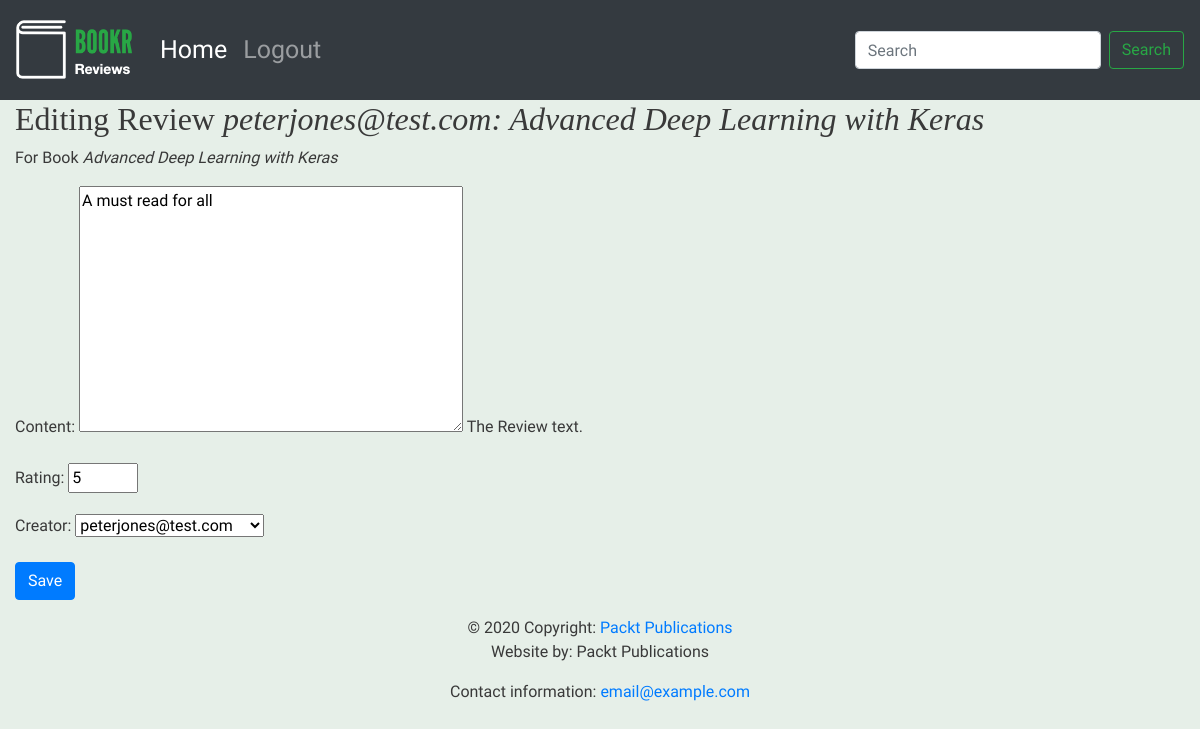
Page /book/1/reviews/1/ on the committed database.
### reviews/models.py (models this page shows)
class Review(models.Model):
    content = models.TextField(help_text="The Review text.")
    rating = models.IntegerField(help_text="The rating the reviewer has given.")
    date_created = models.DateTimeField(auto_now_add=True, help_text="The date and time the review was created.")
    date_edited = models.DateTimeField(null=True, help_text="The date and time the review was last edited.")
    creator = models.ForeignKey(auth.get_user_model(), on_delete=models.CASCADE)
    book = models.ForeignKey(Book, on_delete=models.CASCADE, help_text="The Book that this review is for.")
    def __str__(self):
        return f'{self.creator}: {self.book}'

class Book(models.Model):
    title = models.CharField(max_length=70, help_text="The title of the book.")
    publication_date = models.DateField(verbose_name="Date the book was published.")
    isbn = models.CharField(max_length=20, verbose_name="ISBN number of the book.")
    publisher = models.ForeignKey(Publisher, on_delete=models.CASCADE)  # MANY TO ONE RELATIONSHIP
    contributors = models.ManyToManyField('Contributor', through='BookContributor')  # MANY TO MANY RELATIONSHIP
    def __str__(self):
        return self.title

### reviews/views.py (the view)
# urls.py: path('book/<int:book_pk>/reviews/<int:review_pk>/', views.review_edit, name='review_edit'),
def review_edit(request, book_pk, review_pk=None):
    book_instance = get_object_or_404(Book, pk=book_pk)
    if review_pk is not None:
        review_instance = get_object_or_404(Review, book_id=book_pk, pk=review_pk)
    else:
        review_instance = None
    if request.method == "POST":
        form = ReviewForm(request.POST, instance=review_instance)
        if form.is_valid():
            updated_review = form.save(commit=False)
            updated_review.book = book_instance
            if review_instance:
                updated_review.date_edited = django.utils.timezone.now()
                messages.success(request, f'Review for "{book_instance.title}" updated.')
            else:
                messages.success(request, f'Review for "{book_instance.title}" created.')
            updated_review.save()
            return redirect('book_details', updated_review.book.pk)
    else:
        form = ReviewForm(instance=review_instance)
    return render(request, 'reviews/instance-form.html', {'form': form, 'instance': review_instance,
                                                          'model_type': "Review", 'related_model_type': "Book",
                                                          'related_instance': book_instance})

### reviews/forms.py
class ReviewForm(forms.ModelForm):
    class Meta:
        model = Review
        exclude = ["date_edited", "book"]
    rating = forms.IntegerField(min_value=0, max_value=5)

### reviews/templates/reviews/instance-form.html (shortened to what this page needs)
{% extends 'reviews/base.html' %}
{% block content %}
    <h2>
        {% if instance == None %}New {{ model_type }}
        {% else %}Editing {{ model_type }} <em>{{ instance }}</em>
        {% endif %}
    </h2>
    <p>
        {% if related_instance != None and related_model_type != None %}
            For {{ related_model_type }} <em>{{ related_instance }}</em>
        {% endif %}
    </p>
    <form method="post">
        {{ form.as_p }}
        <button class="btn btn-primary" type="submit">{% if instance == None %}Create{% else %}Save{% endif %}</button>
    </form>
{% endblock %}

### static/main.css (style rules this page uses)
body { font-family: 'Source Sans Pro', sans-serif; background-color: #e6efe8; color: #393939; }
h1, h2, h3, h4, h5, h6 { font-family: 'Libre Baskerville', serif; }

### rows in the picture
Review: creator+book "peterjones@test.com: Advanced Deep Learning with Keras", content "A must read for all", rating "5", creator "peterjones@test.com"
Book: title "Advanced Deep Learning with Keras"

### other values in the picture
{{ model_type }} "Review"
{{ related_model_type }} "Book"
